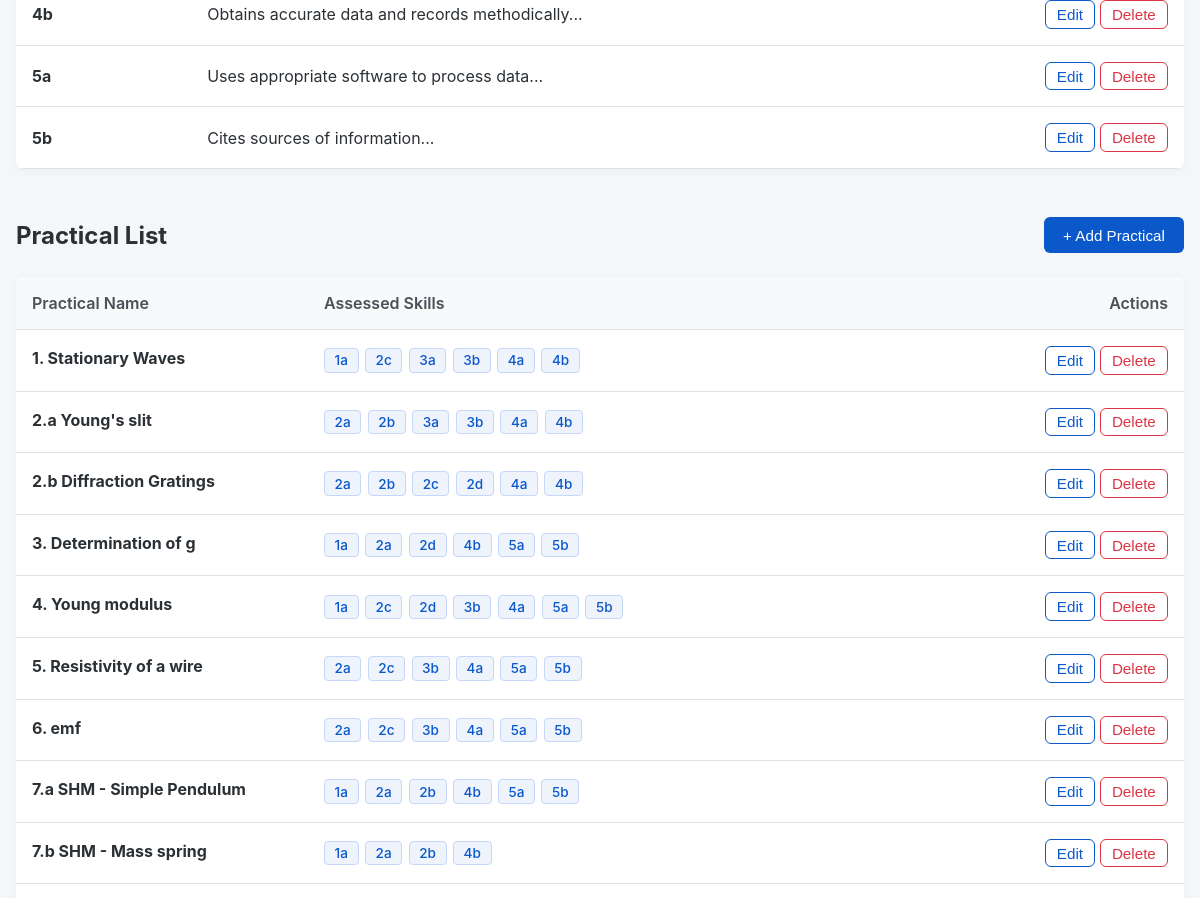
The page /curriculum (signed in, middle part) on the database as committed earlier.
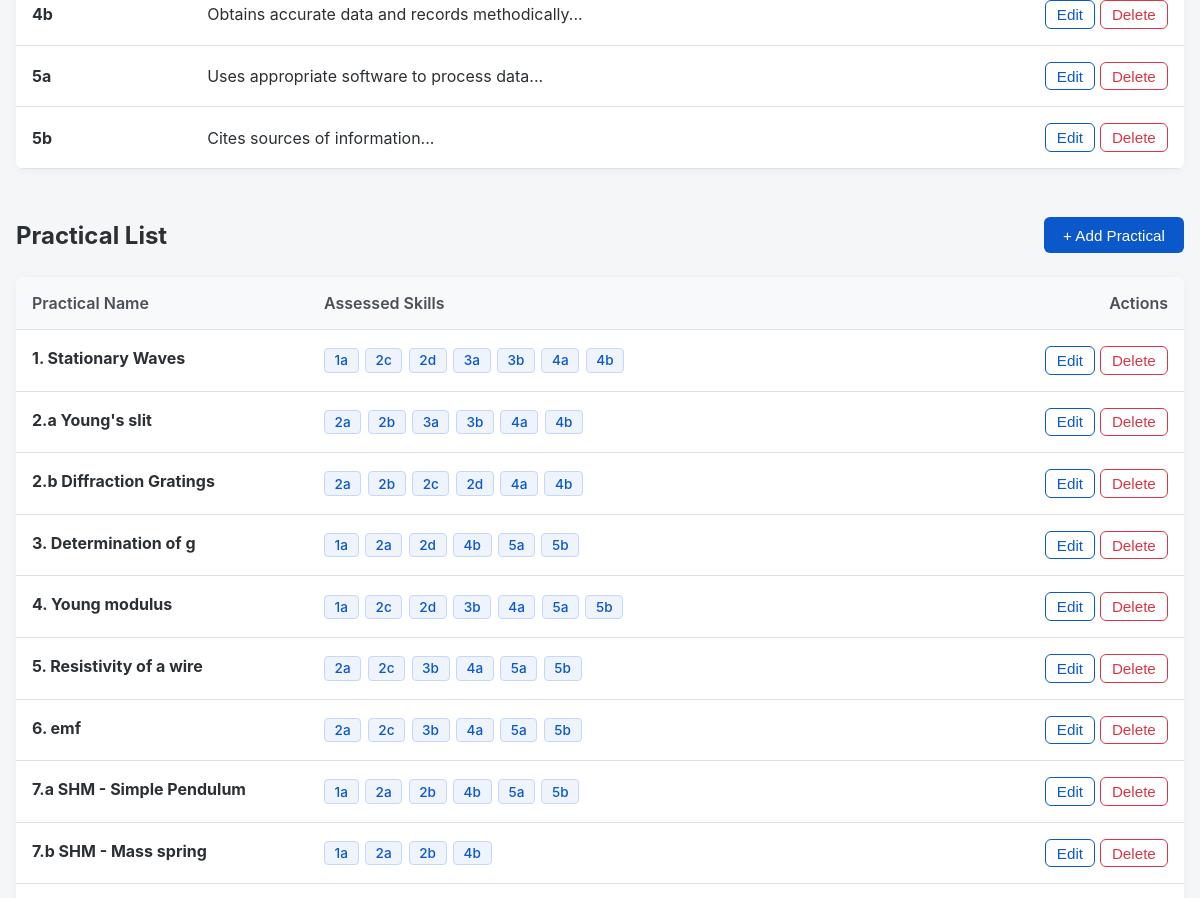
The same page on the database as committed later.
### app.py (models this page shows)
class Skill(db.Model):
    id = db.Column(db.Integer, primary_key=True)
    name = db.Column(db.String(10), unique=True, nullable=False)
    description = db.Column(db.String(500), nullable=False)

class Practical(db.Model):
    id = db.Column(db.Integer, primary_key=True)
    name = db.Column(db.String(150), nullable=False)
    description = db.Column(db.String(500), nullable=True)

### app.py (the view)
@app.route('/curriculum')
@teacher_required
def curriculum_management():
    skills = Skill.query.order_by(Skill.name).all()
    practicals = Practical.query.all()
    return render_template('curriculum_management.html', skills=skills, practicals=practicals)

### app.py (called while the page is built)
@login_manager.user_loader
def load_user(user_id):
    if user_id.startswith('teacher_'): return Teacher.query.get(int(user_id.split('_')[1]))
    elif user_id.startswith('student_'): return Student.query.get(int(user_id.split('_')[1]))
    return None

def teacher_required(f):
    @wraps(f)
    def decorated_function(*args, **kwargs):
        if not current_user.is_authenticated or current_user.role != 'teacher': abort(403)
        return f(*args, **kwargs)
    return decorated_function

    @property
    def role(self): return 'teacher'

### templates/curriculum_management.html (shortened to what this page needs)
{% extends 'base.html' %} {% block content %}
<table class="data-table">
    {% for sk in skills %}
    <tr>
        <td style="font-weight: bold;">{{ sk.name }}</td>
        <td>{{ sk.description }}</td>
        <td style="text-align: right">
            <button class="btn btn-outline" style="padding: 0.3rem 0.7rem" onclick="openEditSkill({{ sk.id }}, '{{ sk.name|replace("'", "\\'") }}', '{{ sk.description|replace("'", "\\'") }}')">Edit</button>
            <form method="POST" action="{{ url_for('delete_skill', id=sk.id) }}" style="display: inline" onsubmit="return confirm('WARNING: Deleting this skill will remove all associated student marks for this specific skill. Continue?');">
                <button type="submit" class="btn btn-danger" style="padding: 0.3rem 0.7rem">Delete</button>
            </form>
        </td>
    </tr>
    {% endfor %}
</table>
<div class="section-header">
    <h2 style="margin: 0">Practical List</h2>
    <button class="btn" onclick="document.getElementById('addPracticalModal').style.display = 'flex'">+ Add Practical</button>
</div>
<table class="data-table">
    <tr>
        <th style="width: 25%">Practical Name</th>
        <th>Assessed Skills</th>
        <th style="text-align: right; width: 20%">Actions</th>
    </tr>
    {% for p in practicals %}
    <tr>
        <td>
            <strong style="display: block; margin-bottom: 0.3rem;">{{ p.name }}</strong>
        </td>
        <td>
            <div style="display: flex; flex-wrap: wrap; gap: 0.4rem;">
                {% for s in p.skills %}
                <span style="background: #eef3fc; color: var(--primary); padding: 0.2rem 0.6rem; border-radius: 4px; font-size: 0.85rem; font-weight: 500; border: 1px solid #c6d8f9;">
                    {{ s.name }}
                </span>
                {% endfor %}
            </div>
        </td>
        <td style="text-align: right">
            <button class="btn btn-outline" style="padding: 0.3rem 0.7rem" onclick="openEditPractical({{ p.id }}, '{{ p.name|replace("'", "\\'") }}', '{{ p.description|default('', true)|replace("'", "\\'") }}', [{% for s in p.skills %}{{ s.id }}{% if not loop.last %},{% endif %}{% endfor %}])">Edit</button>
            <form method="POST" action="{{ url_for('delete_practical', id=p.id) }}" style="display: inline" onsubmit="return confirm('WARNING: Deleting this practical will remove all associated grading and attendance records permanently. Continue?');">
                <button type="submit" class="btn btn-danger" style="padding: 0.3rem 0.7rem">Delete</button>
            </form>
        </td>
    </tr>
    {% endfor %}
</table>
{% endblock %}

Rows that differ between the two databases and show on the page:
changed Practical "1. Stationary Waves": gains Skill (name "2d")
